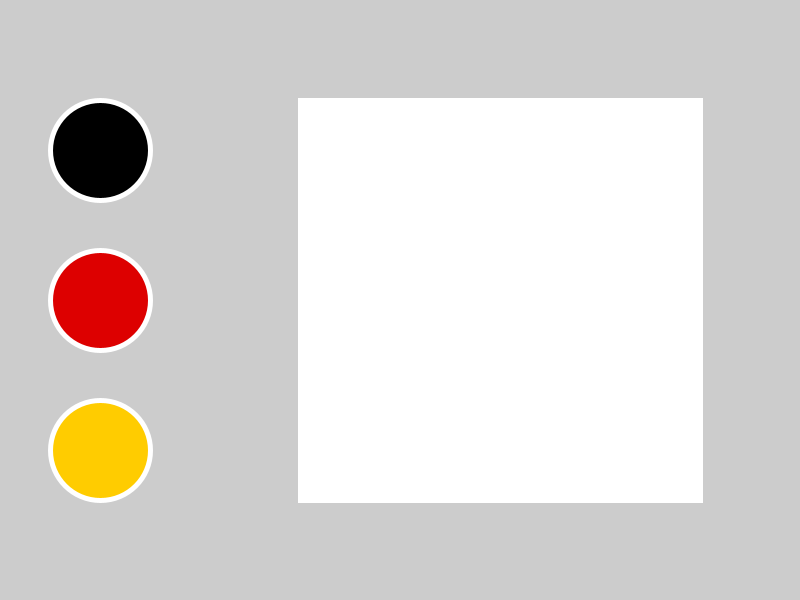
Frame 1 (no input)
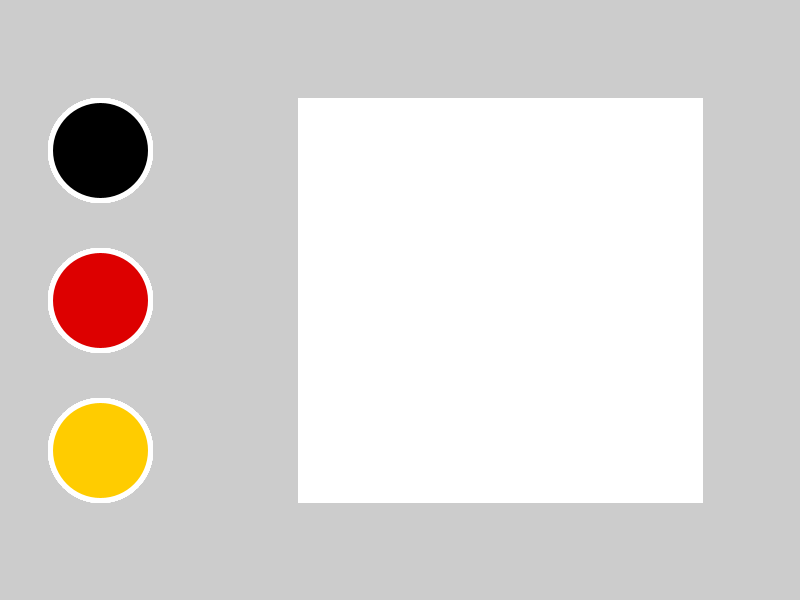
Frame 60 (the mouse pressed at the canvas centre just before this capture)
Frame 120 (the mouse held since frame 60 and released just before this capture): identical to frame 60, image omitted

The Processing sketch that drew these frames (run headless with seeded random() and noise(); from frame 60 on, the mouse is pressed at the canvas centre):

// Processing sketch: clikk
// ── clikk.pde
color red = #DD0000;
color gold = #FFCC00;
color notwhite = (0);

color selectchoice;



void setup(){
  size(800,600);
  strokeWeight(5);

  stroke(255);
  selectchoice = 255;
  
  
}

void draw(){
  if(dist(100,150,mouseX,mouseY) <50){
    stroke(notwhite);
  } else{
    stroke(255);
  }
 fill(notwhite);
 circle(100,150,100);
 
   if(dist(100,300,mouseX,mouseY) <50){
    stroke(red);
  } else{
    stroke(255);
  }
  
  
  
  
 fill(red);
 circle(100,300,100);
   if(dist(100,450,mouseX,mouseY) <50){
    stroke(gold);
  } else{
    stroke(255);
  }
 
 fill(gold);
 circle(100,450,100);
 fill(selectchoice);
 stroke(255);
 rect(300,100,400,400);
  
  
  
   
  
  
  
}


void mouseReleased(){
 if(dist(100,150,mouseX,mouseY) <50){ 
  selectchoice = notwhite;}
   if(dist(100,300,mouseX,mouseY) <50){ 
  selectchoice = red;}
   if(dist(100,450,mouseX,mouseY) <50){ 
  selectchoice = gold;}
 }
  
